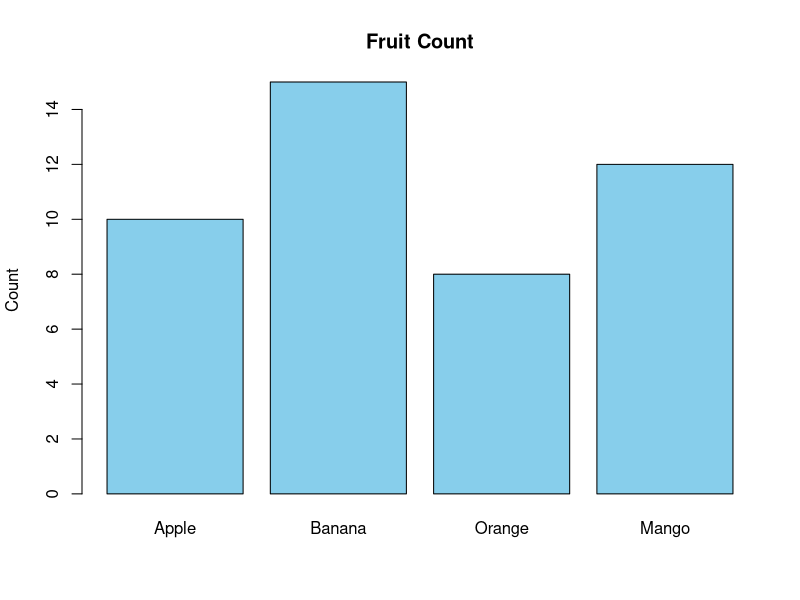

The R source for this figure:

fruits <- c("Apple", "Banana", "Orange", "Mango")
counts <- c(10, 15, 8, 12)


barplot(counts, names.arg=fruits, col="skyblue", main="Fruit Count", ylab="Count")

